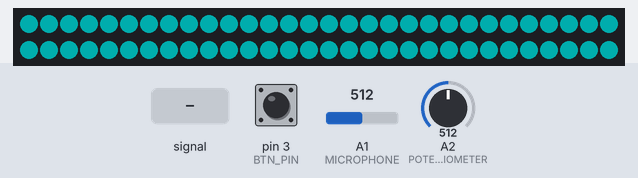
Recording of a sketch running on a simulated Arduino Uno, built with avr-gcc and run on an emulated ATmega328P. Shown: 60 RGB LEDs in strip order, left to right, continuing on the next row. Inputs (shaded band) come from the test bench; at power-on: A2 (POTENTIOMETER) = 512, pin 3 (BTN_PIN) LOW, A1 (MICROPHONE) = 512. Dim RGB values are drawn brighter than linear.

Above: at 1.2 s.
1.3 s: A2 (POTENTIOMETER) set to 390
At 2.5 s:
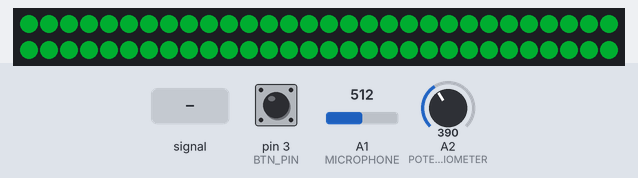
2.9 s: A2 (POTENTIOMETER) set to 245
At 3.5 s:
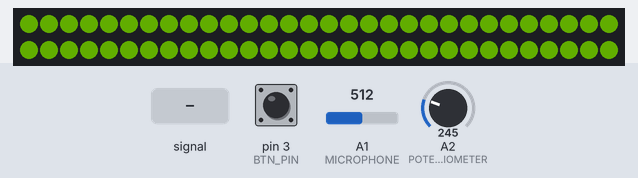
4.5 s: A2 (POTENTIOMETER) set to 122
6.1 s: A2 (POTENTIOMETER) set to 20
At 6.7 s:
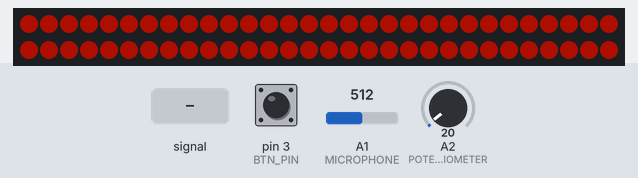
7.7 s: A2 (POTENTIOMETER) set to 716
At 8.9 s:
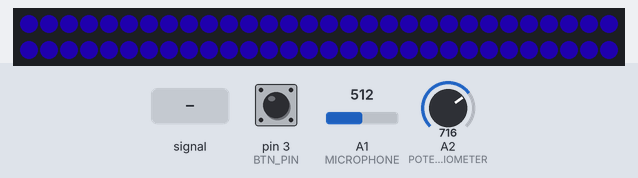
9.3 s: A1 (MICROPHONE) fed a 200 Hz sine of ±81 counts around its level
Timing chart, 0 to 11.8 s (numbered marks = the images above; inputs shaded):
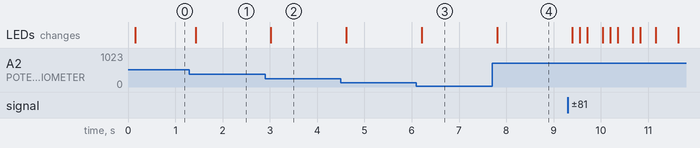

The sketch:

audio_visualizer.ino
```cpp
#include <Adafruit_NeoPixel.h>
#include "arduinoFFT.h"               // include Fast Fourier Transform calculations

#define LED_DATA 6
#define POTENTIOMETER A2
#define MICROPHONE A1
#define BTN_PIN 3           // button on Interrupt Pin 3

#define NUM_LEDS 60         // number of leds on a strip
#define MAX_MODE 2          // number of modes used in loop
#define BRIGHTNESS 10       // minimal brightness

#define ISR_DELAY 600
#define SAMPLES 64                        // number of samples used for fourier transform, must be a power of 2
#define SAMPLING_FREQUENCY 1000           // Hz, must be less than 10000 due to ADC

//assigning (SAMPLES/2)-1 = 31 frequency values to 3 ranges
#define Range1 10
#define Range2 11
#define Range3 10

double Module1 = 0;       // average frequency value of Range1
double Module2 = 0;       // average frequency value of Range2
double Module3 = 0;       // average frequency value of Range3

unsigned int sampling_period_us;
unsigned long microseconds;             // current time since the Arduino board started
double realData[SAMPLES];               // store real values after FFT
double imagData[SAMPLES];               // store imaginary values after FFT
double peak = 0;                        // highest frequency in a sampling period

volatile uint16_t time_since_isr = 0;
volatile boolean breakMode = false;
volatile uint8_t mode = 0;

int brightness = 0;
volatile uint32_t audioBuffer[NUM_LEDS];

arduinoFFT FFT = arduinoFFT();           // create FFT object
Adafruit_NeoPixel strip = Adafruit_NeoPixel(NUM_LEDS, LED_DATA, NEO_GRB + NEO_KHZ800);       // declare NeoPixel strip object


// ISR for button to switch modes
void changeMode() {
  if (millis() - time_since_isr > ISR_DELAY) {
    time_since_isr = millis();
    mode = (mode + 1) % MAX_MODE;
    breakMode = true;
  }
}


void setup() {
  Serial.begin(115200);        // set the data rate in bits per second (baud) for serial data transmission
  analogReference(DEFAULT);    // use default 5V voltage

  sampling_period_us = round(1000000*(1.0/SAMPLING_FREQUENCY));
  brightness = BRIGHTNESS;
  strip.setBrightness(BRIGHTNESS);
  strip.begin();
  strip.show();

  pinMode(BTN_PIN, INPUT);            // set button pin as input
  pinMode(POTENTIOMETER, INPUT);      // set potentiometer pin as input

  attachInterrupt(1, changeMode, RISING);    // attach interrupt to Pin 3 for push button to switch modes
  initAudioBuffer();
}


void performFFT(){
  for(int i=0; i<SAMPLES; i++){
    microseconds = micros();    // overflows after around 70 minutes
    realData[i] = analogRead(MICROPHONE);
    imagData[i] = 0;

    while(micros() < (microseconds + sampling_period_us)); // wait sampling_period_us microseconds to read the next sample
  }

  FFT.Windowing(realData, SAMPLES, FFT_WIN_TYP_HAMMING, FFT_FORWARD);      // weigh data
  FFT.Compute(realData, imagData, SAMPLES, FFT_FORWARD);                   // compute FFT
  FFT.ComplexToMagnitude(realData, imagData, SAMPLES);                     // compute magnitudes
  peak = FFT.MajorPeak(realData, SAMPLES, SAMPLING_FREQUENCY);

  Module1 = 0;
  Module2 = 0;
  Module3 = 0;

  for(int i=1; i < SAMPLES/2; i++){
   double a = pow(realData[i], 2);
   double b = pow(imagData[i], 2);

  // assign each frequency value to its corresponding range
    if(i <= Range1) Module1 += sqrt(a + b);
    else if(i >= (Range1+1) && i <= (Range1+Range2)) Module2 += sqrt(a + b);
    else Module3 += sqrt(a + b);
  }

  Module1 /= Range1;
  Module2 /= Range2;
  Module3 /= Range3;
}


// check if potentiometer value has changed, set new brightness and return true
boolean checkBrightness() {
  uint16_t newBrightness = map(constrain(analogRead(POTENTIOMETER), 0, 1024), 0, 1024, 10, 255);
  if (abs(newBrightness - brightness) > 10) {
    brightness = newBrightness;
    strip.setBrightness(brightness);
    return true;
  }
  return false;
}


// fill all leds with one color
void fillWithColor(uint8_t red, uint8_t green, uint8_t blue) {
  for (int i = 0; i < NUM_LEDS; i++)
    strip.setPixelColor( i, strip.Color( red, green, blue ) );
  strip.show();
}


// use potentiometer to change color
void colorSpectrum() {
  int potValue = analogRead(POTENTIOMETER);
  int potRange = map(potValue, 0, 1023, 0, 255);          // map full analog value to pwm value
  int potModes = map(potRange, 0, 255, 0, 6);             // break potentiometer range into 6 modes

  int gUp = map(potRange, 0, 42, 0, 255);                 // 0 - green value rise mapped to 0-42 on pot
  int rDown = map(potRange, 43, 84, 255, 0);              // 1 - red value rise mapped to 43-84 on pot
  int bUp = map(potRange, 85, 127, 0, 255);               // 2 - blue value rise mapped to 85-127 on pot
  int gDown = map(potRange, 128, 169, 255, 0);            // 3 - green value fall mapped to 128-169 on pot
  int rUp = map(potRange, 170, 212, 0, 255);              // 4 - red value fall mapped to 170-212 on pot
  int bDown = map(potRange, 213, 255, 255, 0);            // 5 - blue value fall mapped to 213-255 on pot

  switch (potModes) {
    case 0:
      fillWithColor(255, gUp, 0);
      break;
    case 1:
      fillWithColor(rDown, 255, 0);
      break;
    case 2:
      fillWithColor(0, 255, bUp);
      break;
    case 3:
      fillWithColor(0, gDown, 255);
      break;
    case 4:
      fillWithColor(rUp, 0, 255);
      break;
    case 5:
      fillWithColor(255, 0, bDown);
      break;
  }
  delay(10);
}


void audioBrightness() {
  performFFT();
  int avg = (Module1 + Module2 + Module3)/3;        // average frequency value from all Modules
  brightness = map(avg, 0, 2000, 20, 255);          // map avg 20-255 to fit possible brightness levels

  if(brightness > 255) brightness = 255;            // smooth out brightess levels
  if(brightness < 30) brightness = 20;

  strip.setBrightness(brightness);

  colorSpectrum();
}


void initAudioBuffer() {
  for (int i = 0; i < NUM_LEDS; i++) {
    audioBuffer[i] = 0;
  }
}


void audioRunningLeds(){
    initAudioBuffer();

    uint8_t r=0, g=0, b=0;

    while (!breakMode) {
      checkBrightness();
      if (breakMode)
        return;

      performFFT();

      // shift LED values forward
      for (volatile int i = NUM_LEDS - 1; i > 0; i--) {
        audioBuffer[i] = audioBuffer[i - 1];
      }

      if(peak > 400){
        r=255;
        g=255;
        b=255;
      }
      else if(peak > 340){
        r=0;
        g=100;
        b=200;
      }
      else if(peak > 270){
        r=0;
        g=0;
        b=255;
      } else {
        r = 0;
        g = 0;
        b =0;
      }

      audioBuffer[0] = r;
      audioBuffer[0] = audioBuffer[0] << 16;
      audioBuffer[0] |= ((g ) << 8);
      audioBuffer[0] |= b;

      for ( int i = 0; i < NUM_LEDS; i++) {
        strip.setPixelColor(i, strip.Color(audioBuffer[i] >> 16, (audioBuffer[i] >> 8)&B11111111, audioBuffer[i]&B11111111));
      }
      strip.show();
  }
}


void loop() {
  breakMode = false;

  switch (mode) {
    case 0:
      audioBrightness();
      break;
    case 1:
      audioRunningLeds();
      break;
    default:
      break;
  }
}
```

Measured:
- after the input at 1.3 s, the LEDs: change after 0.13 s (image 1)
- after the input at 2.9 s, the LEDs: change after 0.12 s (image 2)
- after the input at 6.1 s, the LEDs: change after 0.11 s (image 3)
- after the input at 7.7 s, the LEDs: change after 0.10 s (image 4)
